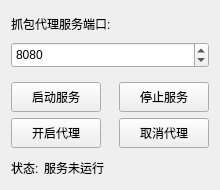
<?xml version="1.0" encoding="UTF-8"?>
<ui version="4.0">
 <class>Form</class>
 <widget class="QWidget" name="Form">
  <property name="geometry">
   <rect>
    <x>0</x>
    <y>0</y>
    <width>220</width>
    <height>190</height>
   </rect>
  </property>
  <property name="minimumSize">
   <size>
    <width>220</width>
    <height>190</height>
   </size>
  </property>
  <property name="maximumSize">
   <size>
    <width>220</width>
    <height>190</height>
   </size>
  </property>
  <property name="windowTitle">
   <string>抓包工具</string>
  </property>
  <property name="windowIcon">
   <iconset theme="face-kiss" resource="../assets.qrc">
    <normaloff>:/ico/images/bug.png</normaloff>
    <disabledon>:/icon/images/bug.png</disabledon>:/ico/images/bug.png</iconset>
  </property>
  <layout class="QVBoxLayout" name="verticalLayout">
   <item>
    <widget class="QLabel" name="label_2">
     <property name="text">
      <string>抓包代理服务端口:</string>
     </property>
    </widget>
   </item>
   <item>
    <widget class="QSpinBox" name="port_proxy">
     <property name="maximumSize">
      <size>
       <width>1000</width>
       <height>28</height>
      </size>
     </property>
     <property name="minimum">
      <number>2000</number>
     </property>
     <property name="maximum">
      <number>60000</number>
     </property>
     <property name="value">
      <number>8080</number>
     </property>
    </widget>
   </item>
   <item>
    <layout class="QHBoxLayout" name="layout_midde">
     <property name="topMargin">
      <number>8</number>
     </property>
     <item>
      <layout class="QVBoxLayout" name="layout_vertical_2">
       <property name="spacing">
        <number>6</number>
       </property>
       <item>
        <widget class="QPushButton" name="button_proxy_run">
         <property name="minimumSize">
          <size>
           <width>90</width>
           <height>30</height>
          </size>
         </property>
         <property name="maximumSize">
          <size>
           <width>90</width>
           <height>30</height>
          </size>
         </property>
         <property name="text">
          <string>启动服务</string>
         </property>
        </widget>
       </item>
       <item>
        <widget class="QPushButton" name="button_system_run">
         <property name="minimumSize">
          <size>
           <width>90</width>
           <height>30</height>
          </size>
         </property>
         <property name="maximumSize">
          <size>
           <width>90</width>
           <height>30</height>
          </size>
         </property>
         <property name="text">
          <string>开启代理</string>
         </property>
        </widget>
       </item>
      </layout>
     </item>
     <item>
      <spacer name="horizontalSpacer">
       <property name="orientation">
        <enum>Qt::Horizontal</enum>
       </property>
       <property name="sizeHint" stdset="0">
        <size>
         <width>13</width>
         <height>65</height>
        </size>
       </property>
      </spacer>
     </item>
     <item>
      <layout class="QVBoxLayout" name="layout_vertical_1">
       <property name="spacing">
        <number>6</number>
       </property>
       <item>
        <widget class="QPushButton" name="button_proxy_stop">
         <property name="minimumSize">
          <size>
           <width>90</width>
           <height>30</height>
          </size>
         </property>
         <property name="maximumSize">
          <size>
           <width>80</width>
           <height>30</height>
          </size>
         </property>
         <property name="text">
          <string>停止服务</string>
         </property>
         <property name="row_id" stdset="0">
          <number>888</number>
         </property>
        </widget>
       </item>
       <item>
        <widget class="QPushButton" name="button_system_stop">
         <property name="minimumSize">
          <size>
           <width>90</width>
           <height>30</height>
          </size>
         </property>
         <property name="maximumSize">
          <size>
           <width>80</width>
           <height>30</height>
          </size>
         </property>
         <property name="text">
          <string>取消代理</string>
         </property>
        </widget>
       </item>
      </layout>
     </item>
    </layout>
   </item>
   <item>
    <layout class="QHBoxLayout" name="layout_foot">
     <property name="spacing">
      <number>3</number>
     </property>
     <property name="topMargin">
      <number>3</number>
     </property>
     <item>
      <widget class="QLabel" name="label">
       <property name="minimumSize">
        <size>
         <width>30</width>
         <height>0</height>
        </size>
       </property>
       <property name="maximumSize">
        <size>
         <width>30</width>
         <height>26</height>
        </size>
       </property>
       <property name="text">
        <string>状态:</string>
       </property>
      </widget>
     </item>
     <item>
      <widget class="QLabel" name="label_status_msg">
       <property name="text">
        <string>服务未运行</string>
       </property>
      </widget>
     </item>
    </layout>
   </item>
  </layout>
 </widget>
 <resources>
  <include location="../assets.qrc"/>
 </resources>
 <connections/>
</ui>
